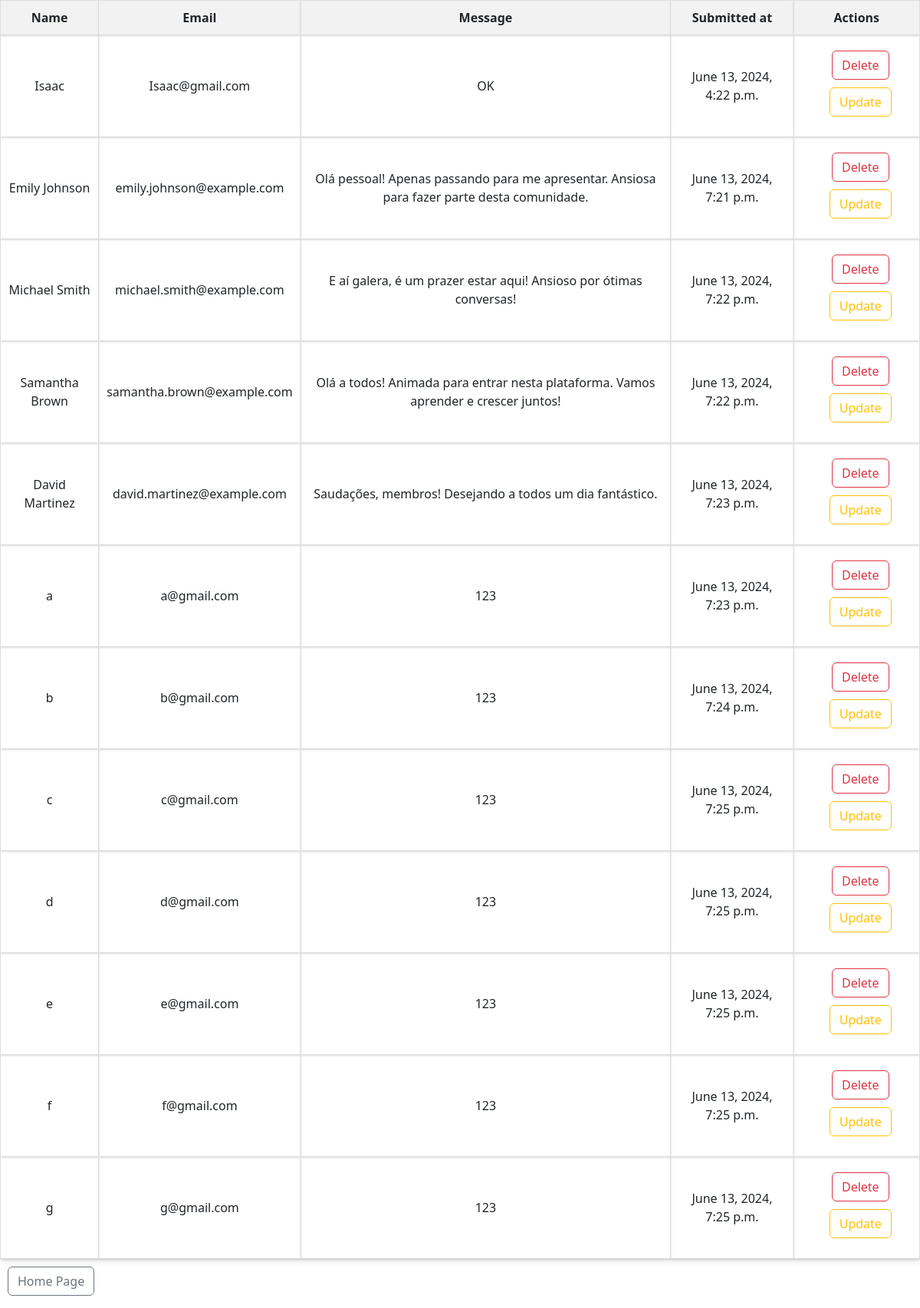
Screenshot of /contactlist/ with the database file from the repository.
### crud/models.py (models this page shows, shortened)
class Contact(models.Model):
    name = models.CharField(max_length=100)
    email = models.EmailField()
    message = models.CharField(max_length=200)
    submitted_at = models.DateTimeField(auto_now_add=True)

### crud/views.py (the view)
# urls.py: path('contactlist/', contactlist, name='contactlist'),
def contactlist(request):
    contact = Contact.objects.all()
    return render(request, 'crud/contactlist.html', {"contact": contact})

### templates/crud/contactlist.html (shortened to what this page needs)
<!DOCTYPE html>
<html>
<head>
    <link href="https://cdn.jsdelivr.net/npm/bootstrap@5.3.3/dist/css/bootstrap.min.css" rel="stylesheet">
    {% load static %}
    <link rel="stylesheet" type="text/css" href="{% static 'crud/css/contactlist.css' %}">
</head>
<table>
    <thead>
        <tr>
            <th>Name</th>
            <th>Email</th>
            <th>Message</th>
            <th>Submitted at</th>
            <th>Actions</th>
        </tr>
    </thead>
    <tbody>
        {% for contact in contact %}
        <tr>
            <td>{{ contact.name }}</td>
            <td>{{ contact.email }}</td>
            <td>{{ contact.message }}</td>
            <td>{{ contact.submitted_at }}</td>
            <td>
                <p>
                    <a class='btn btn-outline-danger' href="{% url 'contact_delete' contact.pk %}">Delete</a>
                    <a class='btn btn-outline-warning' href="{% url 'contact_update' contact.pk %}">Update</a>
                </p>
            </td>
        </tr>
        {% endfor %}
    </tbody>
</table>
<p><a class='btn btn-outline-secondary'href="{% url 'home' %}">Home Page</a></p>

### crud/static/crud/css/contactlist.css (style rules this page uses)
table { width: 100%; border-collapse: collapse; box-shadow: rgba(99, 99, 99, 0.2) 0px 2px 8px 0px; }
th, td { padding: 10px; border: 1px solid #ddd; text-align: center; box-shadow: rgba(0, 0, 0, 0.1) 0px 1px 3px 0px, rgba(0, 0, 0, 0.06) 0px 1px 2px 0px; }
th { background-color: #f2f2f2; }
.btn { margin-top: 10px; margin-left: 10px; }

### rows the page displays
Contact: name "Isaac", email "Isaac@gmail.com", message "OK", submitted_at "June 13, 2024, 4:22 p.m."
Contact: name "Emily Johnson", email "emily.johnson@example.com", message "Olá pessoal! Apenas passando para me apresentar. Ansiosa para fazer parte desta comunidade.", submitted_at "June 13, 2024, 7:21 p.m."
Contact: name "Michael Smith", email "michael.smith@example.com", message "E aí galera, é um prazer estar aqui! Ansioso por ótimas conversas!", submitted_at "June 13, 2024, 7:22 p.m."
Contact: name "Samantha Brown", email "samantha.brown@example.com", message "Olá a todos! Animada para entrar nesta plataforma. Vamos aprender e crescer juntos!", submitted_at "June 13, 2024, 7:22 p.m."
Contact: name "David Martinez", email "david.martinez@example.com", message "Saudações, membros! Desejando a todos um dia fantástico.", submitted_at "June 13, 2024, 7:23 p.m."
Contact: name "a", email "a@gmail.com", message "123", submitted_at "June 13, 2024, 7:23 p.m."
Contact: name "b", email "b@gmail.com", message "123", submitted_at "June 13, 2024, 7:24 p.m."
Contact: name "c", email "c@gmail.com", message "123", submitted_at "June 13, 2024, 7:25 p.m."
Contact: name "d", email "d@gmail.com", message "123", submitted_at "June 13, 2024, 7:25 p.m."
Contact: name "e", email "e@gmail.com", message "123", submitted_at "June 13, 2024, 7:25 p.m."
Contact: name "f", email "f@gmail.com", message "123", submitted_at "June 13, 2024, 7:25 p.m."
Contact: name "g", email "g@gmail.com", message "123", submitted_at "June 13, 2024, 7:25 p.m."
